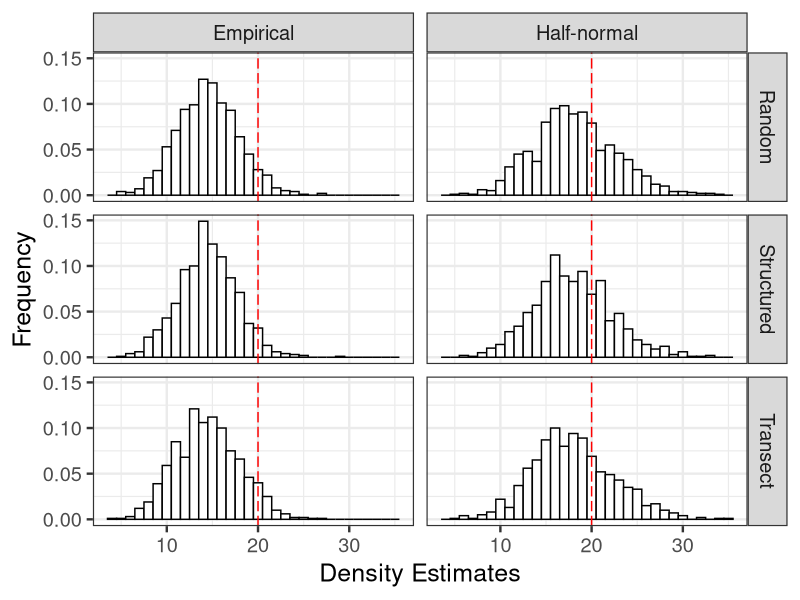
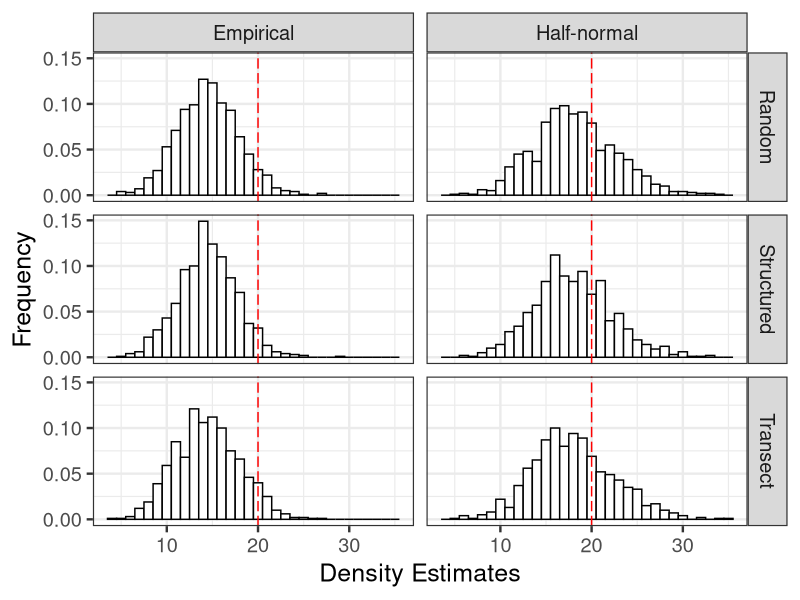

Write the R code that produced these figures, in order. (Note: this script raises an error after producing the figures.)
library(ggplot2)

raw.data <- read.csv("data/Sim1_05-18.csv", stringsAsFactors=F, header=T)

d.hats <- c(raw.data$D.hnorm.S, raw.data$D.hnorm.R, raw.data$D.hnorm.T,
            raw.data$D.emp.S, raw.data$D.emp.R, raw.data$D.emp.T)

g.X <- c(rep("Half-normal", 3000), rep("Empirical",3000))
layout <- c(
    rep("Structured",1000),
    rep("Random", 1000),
    rep("Transect", 1000),
    rep("Structured",1000),
    rep("Random", 1000),
    rep("Transect", 1000)
  )


dhat.df <- data.frame(d.hats, g.X, layout)


ggplot(dhat.df, aes(x=d.hats))+geom_histogram(aes(y=..density..), binwidth=1, colour="black", fill="white")+facet_grid(layout~g.X)+theme_bw(18)+geom_vline(xintercept=20, colour="red", linetype="longdash")+xlab("Density Estimates")+ylab("Frequency")


ggsave("images/Emp_Vs_Hnorm.pdf", width=6, height=6)


dhat.df %.% group_by(g.X, layout) %.% 
  summarise(avg=mean(d.hats), sigma=sd(d.hats), med=median(d.hats),
            lb.95 = avg-1.96*sigma, ub.95=avg+1.96*sigma,
            lb.iqr = quantile(d.hats,0.25), ub.iqr=quantile(d.hats,0.75)
            )


